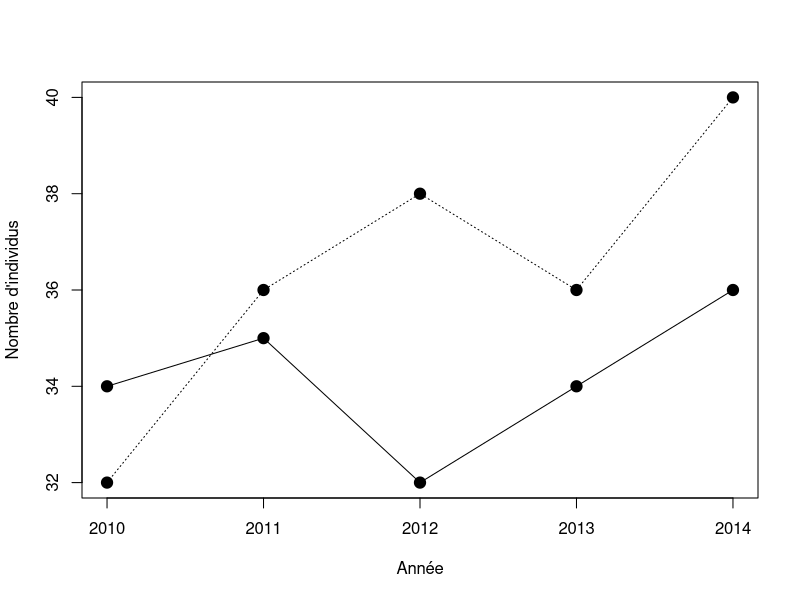
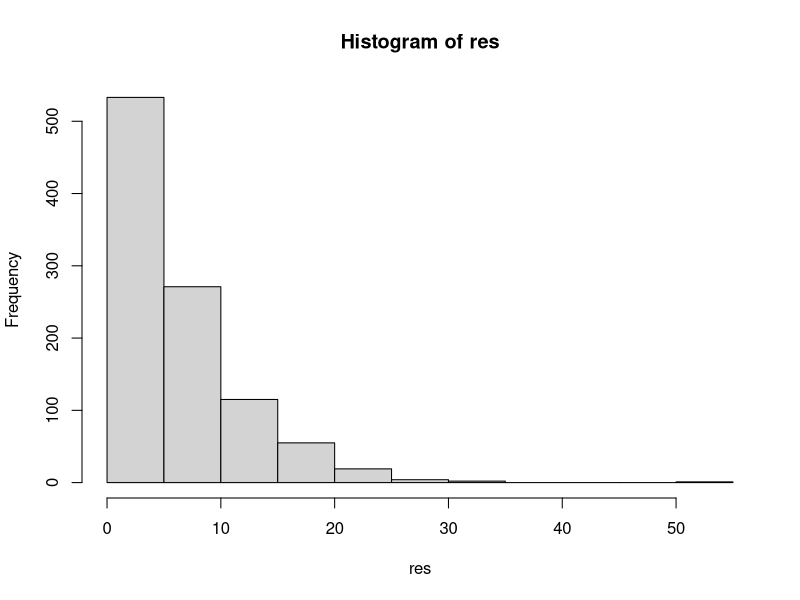
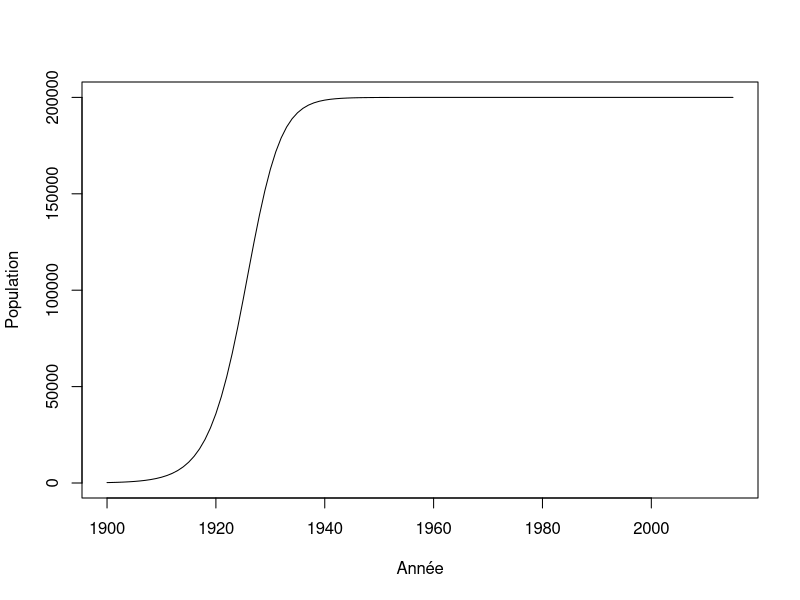
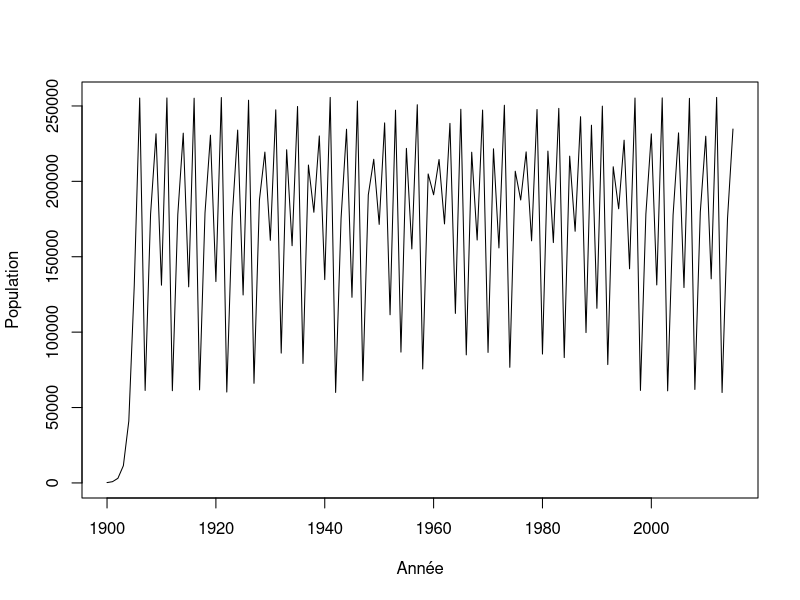

These figures' R source, in order:
## ---- chunk 1
donnees <- matrix(nr = 5, nc = 2)
donnees[,1] <- c(34,35,32,34,36)
donnees[,2] <- c(32,36,38,36,40)
an <- c(2010:2014)
head(donnees)
## ---- chunk 2
plot(an,donnees[,1],type = "l", xlab = "Année",ylab = "Nombre d'individus", ylim=c(32,40),cex=2)
lines(an,donnees[,2], lty = 3)
points(an,donnees[,1], pch = 19,cex=1.5)
points(an,donnees[,2], pch = 19,cex=1.5)
## ---- chunk 3
lambda <- matrix(nr = 4, nc = 2)
lambda[1,1] <- (donnees[2,1] - donnees[1,1]) / donnees[1,1]
## ---- chunk 4
lambda[2,1] <- (donnees[3,1] - donnees[2,1]) / donnees[2,1]
## ---- chunk 5
depart <- 1
fin <- 5
for(etape in depart:fin) {
    print(etape)
}
## ---- chunk 6
for(etape in 1:5) {
    print(etape*2)
}
## ---- chunk 7
for(F in -50:100) {
    cat("Pour F = ",F," on obtient C = ",(F - 32) *5/9, '\n')
}
## ---- chunk 8
test = runif(5, 0,1)
for(etape in 1:5) {
    print(test[etape])
}
## ---- chunk 9
test = runif(500, 0,1)
for(etape in 1:5) {
    print(test[etape * 5])
}
## ---- chunk 10
n = 1
for(etape in -2:5) {
    cat("etape = ",etape, " n = ",n, '\n')
    n <- n + 1
}
## ---- chunk 11
resultat = matrix(nr = 151, nc = 2)
n = 1
for(F in -50:100) {
    resultat[n,1] = F
    resultat[n,2] = (F-32)*5/9
    n = n + 1
}
head(resultat)
## ---- chunk 12
ma_matrice <- matrix(nr = 3, nc = 5)
n <- 1
for(i in 1:3) {
    for(j in 1:5) {
        ma_matrice[i,j] <- n
        n <- n + 1
    }
}
ma_matrice
## ---- chunk 13
piece <- c("pile","face")
combinaison = "face-face"
while(combinaison != "pile-pile") {
    essai1 <- sample(piece, 1)
    essai2 <- sample(piece, 1)
    combinaison <- paste(essai1, "-" , essai2, sep = "")
    print(combinaison)
}
## ---- chunk 14
de <- c(1:6)
n <- 1
tirage <- 1 # Il faut initier le tirage
set.seed(1) # Initier le générateur de nombre aléatoire
while(tirage != 6) {
	tirage <- sample(de,1) # tirage du dé
	n <- n + 1 # mise à jour du compter pour tester le nombre de tirages
    cat("Étape = ", n, "Valeur = ", tirage, '\n')
}
## ---- chunk 15
de <- c(1:6)
n_test <- 1000
res <- numeric(n_test)
for(i in 1:n_test) {
	n <- 1
	tirage <- 1 # Il faut initier le tirage
	while(tirage != 6) {
		tirage <- sample(de,1) # tirage du dé
		n <- n + 1 # mise à jour du compter pour tester le nombre de tirages
	}
	res[i] <- n # Enregistrement du nombre de tirage
}
mean(res)
## ---- chunk 16
hist(res)
## ---- chunk 17
r <- 0.3
N <- 220
K <- 200000
step <- 1
while(N < K/2) {
    N <- N + r * N * (1 - N/K)
    step <- step + 1
}
step
## ---- chunk 18
r <- 0.3
K <- 200000
n_steps <- 115
N <- numeric(n_steps+1)
N[1] <- 220

for(i in 2:(n_steps+1)) {
    N[i] <- N[i-1] + r * N[i-1] * (1 - N[i-1]/K)
}
## ---- chunk 19
plot(c(1900:2015), N, type = "l", xlab = "Année", ylab = "Population")
## ---- chunk 20
n_steps <- 115
N <- numeric(n_steps+1)
N[1] <- 220
for(i in 2:(n_steps+1)) {
    N[i] <- N[i-1] + 2.75 * N[i-1] * (1 - N[i-1]/200000)
}
plot(c(1900:2015), N, type = "l", xlab = "Année", ylab = "Population")

## ---- chunk 21
X <- runif(n = 10)
res <- numeric(10)
for(i in 1:10) {
    if(X[i] < 0.3) {
        res[i] <- "plus petit"
    }
    else {
        res[i] <- "plus grand"
    }
}
cbind(X,res)
## ---- chunk 22
res2 <- numeric(10)
for(i in 1:10) {
    if(X[i] > 0.2 & X[i] < 0.6) {
        res2[i] <- "oui"
    }
    else {
        res2[i] <- "non"
    }
}
cbind(X,res2)
## ---- chunk 23
res2 <- numeric(10)
res2[X > 0.2 & X < 0.6] <- "oui"
res2[X < 0.2 | X > 0.6] <- "non"
cbind(X,res2)
